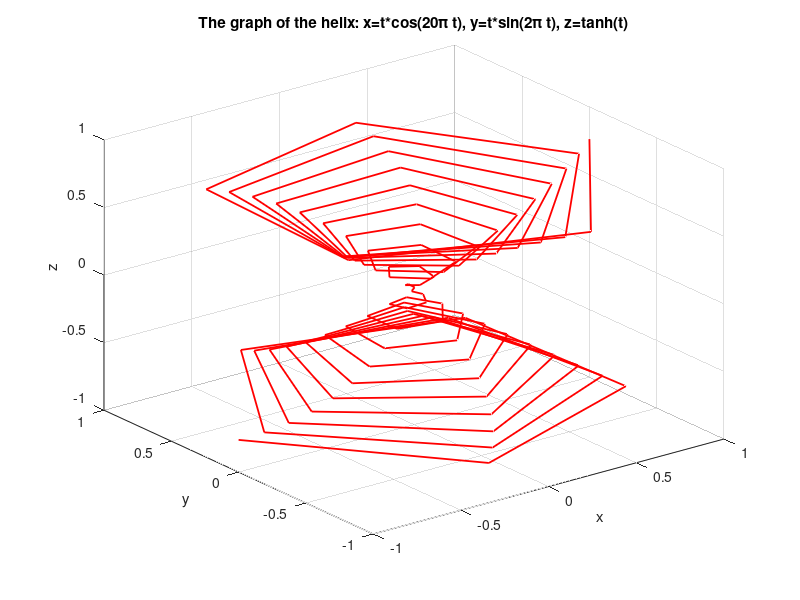

This figure's MATLAB source:
% assignment 3 1_(a)

t = linspace(-1,1); % t is a vector from -1 to 1 with increment 0.001
% Evaluate each value of given function.
x = t.* cos(20.* pi.* t);
y = t.* sin(20.* pi.* t);
z = tanh(t);  

figure(1); clf(1);  % Make a first blank figure window

% Control the size of the font.
set(gca, 'Fontsize', 12);

plot3(x, y, z, 'Color', 'r', 'LineWidth', 1.3);     % Plot the vectorized function in 3D space
xlabel('x'); ylabel('y'); zlabel('z'); % Indicate each label as x, y, and z.
title('The graph of the helix: x=t*cos(20\pi t), y=t*sin(2\pi t), z=tanh(t)');
grid on;    % Display grids.
